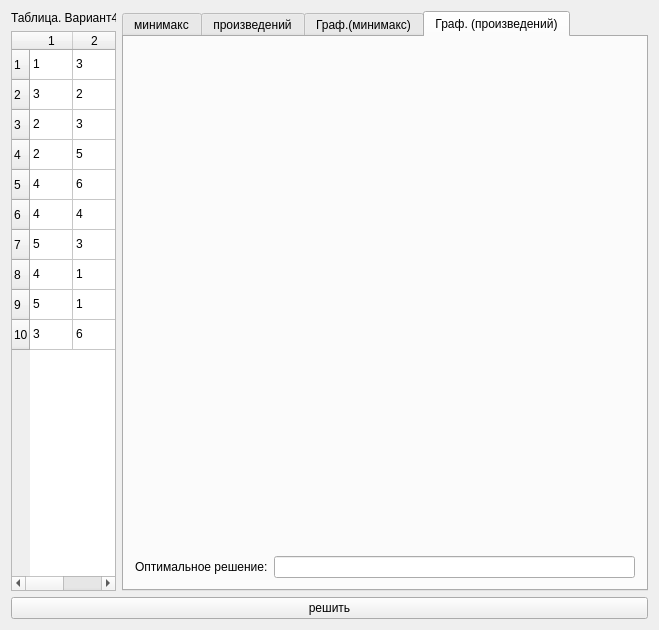
<?xml version="1.0" encoding="UTF-8"?>
<ui version="4.0">
 <class>MainWindow</class>
 <widget class="QMainWindow" name="MainWindow">
  <property name="geometry">
   <rect>
    <x>0</x>
    <y>0</y>
    <width>481</width>
    <height>422</height>
   </rect>
  </property>
  <property name="windowTitle">
   <string>MainWindow</string>
  </property>
  <widget class="QWidget" name="centralWidget">
   <layout class="QVBoxLayout" name="verticalLayout_6">
    <item>
     <layout class="QVBoxLayout" name="verticalLayout_5">
      <item>
       <layout class="QHBoxLayout" name="horizontalLayout">
        <item>
         <layout class="QVBoxLayout" name="verticalLayout_4">
          <item>
           <widget class="QLabel" name="label">
            <property name="maximumSize">
             <size>
              <width>105</width>
              <height>16777215</height>
             </size>
            </property>
            <property name="text">
             <string>Таблица. Вариант4</string>
            </property>
           </widget>
          </item>
          <item>
           <widget class="QTableWidget" name="tableWidget">
            <property name="maximumSize">
             <size>
              <width>110</width>
              <height>16777215</height>
             </size>
            </property>
            <property name="verticalScrollBarPolicy">
             <enum>Qt::ScrollBarAlwaysOff</enum>
            </property>
            <property name="rowCount">
             <number>10</number>
            </property>
            <property name="columnCount">
             <number>2</number>
            </property>
            <attribute name="horizontalHeaderDefaultSectionSize">
             <number>43</number>
            </attribute>
            <row/>
            <row/>
            <row/>
            <row/>
            <row/>
            <row/>
            <row/>
            <row/>
            <row/>
            <row/>
            <column/>
            <column/>
            <item row="0" column="0">
             <property name="text">
              <string>1</string>
             </property>
            </item>
            <item row="0" column="1">
             <property name="text">
              <string>3</string>
             </property>
            </item>
            <item row="1" column="0">
             <property name="text">
              <string>3</string>
             </property>
            </item>
            <item row="1" column="1">
             <property name="text">
              <string>2</string>
             </property>
            </item>
            <item row="2" column="0">
             <property name="text">
              <string>2</string>
             </property>
            </item>
            <item row="2" column="1">
             <property name="text">
              <string>3</string>
             </property>
            </item>
            <item row="3" column="0">
             <property name="text">
              <string>2</string>
             </property>
            </item>
            <item row="3" column="1">
             <property name="text">
              <string>5</string>
             </property>
            </item>
            <item row="4" column="0">
             <property name="text">
              <string>4</string>
             </property>
            </item>
            <item row="4" column="1">
             <property name="text">
              <string>6</string>
             </property>
            </item>
            <item row="5" column="0">
             <property name="text">
              <string>4</string>
             </property>
            </item>
            <item row="5" column="1">
             <property name="text">
              <string>4</string>
             </property>
            </item>
            <item row="6" column="0">
             <property name="text">
              <string>5</string>
             </property>
            </item>
            <item row="6" column="1">
             <property name="text">
              <string>3</string>
             </property>
            </item>
            <item row="7" column="0">
             <property name="text">
              <string>4</string>
             </property>
            </item>
            <item row="7" column="1">
             <property name="text">
              <string>1</string>
             </property>
            </item>
            <item row="8" column="0">
             <property name="text">
              <string>5</string>
             </property>
            </item>
            <item row="8" column="1">
             <property name="text">
              <string>1</string>
             </property>
            </item>
            <item row="9" column="0">
             <property name="text">
              <string>3</string>
             </property>
            </item>
            <item row="9" column="1">
             <property name="text">
              <string>6</string>
             </property>
            </item>
           </widget>
          </item>
         </layout>
        </item>
        <item>
         <widget class="QTabWidget" name="tabWidget">
          <property name="currentIndex">
           <number>3</number>
          </property>
          <widget class="QWidget" name="tab">
           <attribute name="title">
            <string>минимакс</string>
           </attribute>
           <layout class="QVBoxLayout" name="verticalLayout_2">
            <item>
             <widget class="QTextBrowser" name="textBrowser">
              <property name="html">
               <string>&lt;!DOCTYPE HTML PUBLIC &quot;-//W3C//DTD HTML 4.0//EN&quot; &quot;http://www.w3.org/TR/REC-html40/strict.dtd&quot;&gt;
&lt;html&gt;&lt;head&gt;&lt;meta name=&quot;qrichtext&quot; content=&quot;1&quot; /&gt;&lt;style type=&quot;text/css&quot;&gt;
p, li { white-space: pre-wrap; }
&lt;/style&gt;&lt;/head&gt;&lt;body style=&quot; font-family:'MS Shell Dlg 2'; font-size:8.25pt; font-weight:400; font-style:normal;&quot;&gt;
&lt;p style=&quot;-qt-paragraph-type:empty; margin-top:0px; margin-bottom:0px; margin-left:0px; margin-right:0px; -qt-block-indent:0; text-indent:0px;&quot;&gt;&lt;br /&gt;&lt;/p&gt;&lt;/body&gt;&lt;/html&gt;</string>
              </property>
             </widget>
            </item>
           </layout>
          </widget>
          <widget class="QWidget" name="tab_2">
           <attribute name="title">
            <string>произведений</string>
           </attribute>
           <layout class="QVBoxLayout" name="verticalLayout_3">
            <item>
             <widget class="QTextBrowser" name="textBrowser_2"/>
            </item>
           </layout>
          </widget>
          <widget class="QWidget" name="tab_3">
           <attribute name="title">
            <string>Граф.(минимакс)</string>
           </attribute>
           <layout class="QVBoxLayout" name="verticalLayout">
            <item>
             <widget class="QCustomPlot" name="customPlot" native="true">
              <property name="minimumSize">
               <size>
                <width>500</width>
                <height>500</height>
               </size>
              </property>
             </widget>
            </item>
            <item>
             <layout class="QHBoxLayout" name="horizontalLayout_2">
              <property name="sizeConstraint">
               <enum>QLayout::SetMaximumSize</enum>
              </property>
              <item>
               <widget class="QLabel" name="label_2">
                <property name="text">
                 <string>Оптимальное решение:</string>
                </property>
               </widget>
              </item>
              <item>
               <widget class="QLineEdit" name="lineEdit_2"/>
              </item>
             </layout>
            </item>
           </layout>
          </widget>
          <widget class="QWidget" name="tab_4">
           <attribute name="title">
            <string>Граф. (произведений)</string>
           </attribute>
           <layout class="QHBoxLayout" name="horizontalLayout_4">
            <item>
             <layout class="QVBoxLayout" name="verticalLayout_7">
              <item>
               <widget class="QCustomPlot" name="customPlot_2" native="true"/>
              </item>
              <item>
               <layout class="QHBoxLayout" name="horizontalLayout_3">
                <item>
                 <widget class="QLabel" name="label_3">
                  <property name="text">
                   <string>Оптимальное решение:</string>
                  </property>
                 </widget>
                </item>
                <item>
                 <widget class="QLineEdit" name="lineEdit"/>
                </item>
               </layout>
              </item>
             </layout>
            </item>
           </layout>
          </widget>
         </widget>
        </item>
       </layout>
      </item>
      <item>
       <widget class="QPushButton" name="pushButton">
        <property name="text">
         <string>решить</string>
        </property>
       </widget>
      </item>
     </layout>
    </item>
   </layout>
  </widget>
 </widget>
 <layoutdefault spacing="6" margin="11"/>
 <customwidgets>
  <customwidget>
   <class>QCustomPlot</class>
   <extends>QWidget</extends>
   <header location="global">qcustomplot.h</header>
   <container>1</container>
  </customwidget>
 </customwidgets>
 <resources/>
 <connections/>
</ui>
